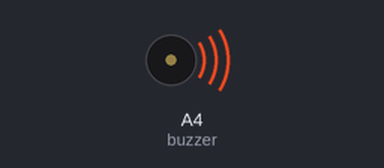
Bench run of a sketch on a simulated Arduino Uno, built with avr-gcc and run on an emulated ATmega328P. On the bench: buzzer (waves = sounding).

Above: at 0.1 s.
At 82.4 s:
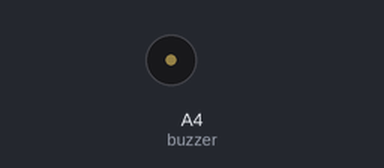
Timing chart, 0 to 83.9 s (numbered marks = the images above):
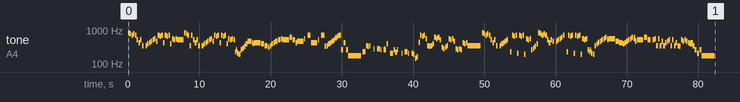

The sketch:

Traum_durch_die_D_mmerung__erster_Satz.ino
```cpp
// GENSHIN IMPACT 2.8版本 菲謝爾海島秘境 BGM "暮景遐思" / Version 2.8 Fischl's Event Domain OST "Traum durch die Dämmerung, erster Satz"

#include <avr/pgmspace.h>

#define NOTE_B0  31
#define NOTE_C1  33
#define NOTE_CS1 35
#define NOTE_D1  37
#define NOTE_DS1 39
#define NOTE_E1  41
#define NOTE_F1  44
#define NOTE_FS1 46
#define NOTE_G1  49
#define NOTE_GS1 52
#define NOTE_A1  55
#define NOTE_AS1 58
#define NOTE_B1  62
#define NOTE_C2  65
#define NOTE_CS2 69
#define NOTE_D2  73
#define NOTE_DS2 78
#define NOTE_E2  82
#define NOTE_F2  87
#define NOTE_FS2 93
#define NOTE_G2  98
#define NOTE_GS2 104
#define NOTE_A2  110
#define NOTE_AS2 117
#define NOTE_B2  123
#define NOTE_C3  131
#define NOTE_CS3 139
#define NOTE_D3  147
#define NOTE_DS3 156
#define NOTE_E3  165
#define NOTE_F3  175
#define NOTE_FS3 185
#define NOTE_G3  196
#define NOTE_GS3 208
#define NOTE_A3  220
#define NOTE_AS3 233
#define NOTE_B3  247
#define NOTE_C4  262
#define NOTE_CS4 277
#define NOTE_D4  294
#define NOTE_DS4 311
#define NOTE_E4  330
#define NOTE_F4  349
#define NOTE_FS4 370
#define NOTE_G4  392
#define NOTE_GS4 415
#define NOTE_A4  440
#define NOTE_AS4 466
#define NOTE_B4  494
#define NOTE_C5  523
#define NOTE_CS5 554
#define NOTE_D5  587
#define NOTE_DS5 622
#define NOTE_E5  659
#define NOTE_F5  698
#define NOTE_FS5 740
#define NOTE_G5  784
#define NOTE_GS5 831
#define NOTE_A5  880
#define NOTE_AS5 932
#define NOTE_B5  988
#define NOTE_C6  1047
#define NOTE_CS6 1109
#define NOTE_D6  1175
#define NOTE_DS6 1245
#define NOTE_E6  1319
#define NOTE_F6  1397
#define NOTE_FS6 1480
#define NOTE_G6  1568
#define NOTE_GS6 1661
#define NOTE_A6  1760
#define NOTE_AS6 1865
#define NOTE_B6  1976
#define NOTE_C7  2093
#define NOTE_CS7 2217
#define NOTE_D7  2349
#define NOTE_DS7 2489
#define NOTE_E7  2637
#define NOTE_F7  2794
#define NOTE_FS7 2960
#define NOTE_G7  3136
#define NOTE_GS7 3322
#define NOTE_A7  3520
#define NOTE_AS7 3729
#define NOTE_B7  3951
#define NOTE_C8  4186
#define NOTE_CS8 4435
#define NOTE_D8  4699
#define NOTE_DS8 4978
#define NOTE_E8  5274
#define NOTE_F8  5588
#define NOTE_FS8 5920
#define NOTE_G8  6272
#define NOTE_GS8 6645
#define NOTE_A8  7074
#define NOTE_AS8 7459
#define NOTE_B8  7902
#define REST 0

int tempo = 121;
int buzzer = A4;

const int melody[] PROGMEM = {
NOTE_GS5,8,NOTE_G5,8,NOTE_F5,8,NOTE_G5,8,NOTE_F5,8,NOTE_C5,8,NOTE_GS4,8,NOTE_C5,8,NOTE_F4,8,REST,8,NOTE_F4,8,
NOTE_G4,8,NOTE_GS4,8,NOTE_AS4,8,NOTE_C5,8,NOTE_CS5,8,NOTE_AS4,8,NOTE_F5,8,NOTE_E5,8,NOTE_F5,8,NOTE_GS4,8,NOTE_F5,8,NOTE_E5,8,NOTE_F5,8,NOTE_G4,8,NOTE_CS5,8,NOTE_C5,8,NOTE_CS5,8,NOTE_C5,2,
NOTE_GS5,8,NOTE_G5,8,NOTE_F5,8,NOTE_F4,8,NOTE_F5,8,NOTE_C5,8,NOTE_GS4,8,NOTE_C5,8,NOTE_F4,8,REST,8,NOTE_F4,8,NOTE_G4,8,NOTE_GS4,8,NOTE_AS4,8,NOTE_C5,8,NOTE_CS5,8,NOTE_AS4,8,
NOTE_F5,8,NOTE_E5,8,NOTE_F5,8,NOTE_GS4,8,NOTE_F5,8,NOTE_E5,8,NOTE_F5,8,NOTE_G4,8,NOTE_CS5,8,NOTE_C5,8,NOTE_CS5,8,NOTE_C5,8,NOTE_AS3,24,NOTE_C4,24,NOTE_AS3,24,NOTE_GS3,8,NOTE_G3,8,NOTE_C4,8,NOTE_D4,8,NOTE_E4,8,NOTE_G4,8,NOTE_AS4,3,NOTE_GS4,16,NOTE_G4,16,NOTE_GS4,2,
NOTE_G4,4,NOTE_F4,4,NOTE_DS4,8,NOTE_F4,8,NOTE_G4,8,NOTE_GS4,8,NOTE_AS4,5,NOTE_C5,5,NOTE_CS5,8,NOTE_C5,2,NOTE_DS5,5,NOTE_C5,5,NOTE_GS4,8,NOTE_AS4,2,
NOTE_CS5,16,REST,6,NOTE_F5,4,NOTE_GS4,2,NOTE_C5,16,REST,6,NOTE_F5,4,NOTE_E4,8,NOTE_F4,8,NOTE_G4,8,NOTE_GS4,8,NOTE_AS4,8,NOTE_C5,8,NOTE_D5,8,NOTE_E5,8,
NOTE_F5,6,NOTE_C4,6,NOTE_GS4,6,NOTE_C4,6,NOTE_F3,1,
NOTE_AS3,4,NOTE_F4,8,NOTE_E4,8,NOTE_F4,16,REST,4,NOTE_CS4,16,REST,6,NOTE_CS4,4,NOTE_C4,16,REST,6,NOTE_C4,32,NOTE_CS4,32,NOTE_C4,8,NOTE_G4,8,REST,8,NOTE_GS3,4,
NOTE_C4,8,NOTE_A3,8,NOTE_C4,16,REST,4,NOTE_GS3,16,REST,6,NOTE_AS3,4,NOTE_GS3,16,REST,6,NOTE_GS3,8,NOTE_G3,8,NOTE_D3,8,NOTE_E3,8,
NOTE_A4,8,NOTE_F5,8,NOTE_E5,8,NOTE_F5,8,NOTE_CS5,8,NOTE_F4,8,NOTE_E4,8,NOTE_F4,8,NOTE_G4,8,NOTE_DS5,8,NOTE_CS5,8,NOTE_DS5,8,NOTE_C5,8,NOTE_DS4,8,NOTE_CS4,8,NOTE_DS4,8,NOTE_F4,8,
NOTE_CS5,8,NOTE_C5,8,NOTE_CS5,8,NOTE_AS4,8,NOTE_CS4,8,NOTE_C4,8,NOTE_CS4,8,NOTE_C4,8,NOTE_GS4,8,NOTE_G4,8,NOTE_GS4,8,NOTE_F4,1,
NOTE_GS5,8,NOTE_G5,8,NOTE_F5,8,NOTE_G5,8,NOTE_F5,8,NOTE_C5,8,NOTE_GS4,8,NOTE_C5,8,NOTE_F4,8,REST,8,NOTE_F4,8,NOTE_G4,8,NOTE_GS4,8,NOTE_AS4,8,NOTE_C5,8,REST,8,
NOTE_AS3,8,NOTE_F5,8,NOTE_E5,8,NOTE_F5,8,NOTE_GS3,8,NOTE_F5,8,NOTE_E5,8,NOTE_F5,8,NOTE_G3,8,NOTE_CS5,8,NOTE_C5,8,NOTE_CS5,8,NOTE_C4,8,NOTE_D4,8,NOTE_E4,8,NOTE_G4,8,
NOTE_GS5,8,NOTE_G5,8,NOTE_F5,8,NOTE_G5,8,NOTE_F5,8,NOTE_C5,8,NOTE_GS4,8,NOTE_C5,8,NOTE_AS4,8,REST,8,NOTE_AS4,8,NOTE_C5,8,NOTE_CS5,8,NOTE_DS5,8,NOTE_F5,8,REST,8,NOTE_AS3,8,NOTE_F5,8,NOTE_E5,8,NOTE_F5,8,NOTE_GS3,8,NOTE_F5,8,NOTE_E5,8,NOTE_F5,8,NOTE_G3,8,NOTE_CS5,8,NOTE_C5,8,NOTE_CS5,8,
NOTE_C4,8,NOTE_AS3,24,NOTE_C4,24,NOTE_AS3,24,NOTE_GS3,8,NOTE_G3,8,NOTE_F4,8,NOTE_G4,8,NOTE_A4,8,NOTE_AS4,8,NOTE_C5,8,NOTE_CS5,8,NOTE_DS5,8,NOTE_CS5,16,NOTE_C5,16,NOTE_CS5,2,NOTE_AS4,4,NOTE_GS4,4,NOTE_G4,8,NOTE_GS4,8,NOTE_AS4,8,NOTE_C5,8,NOTE_CS5,8,NOTE_DS5,8,
NOTE_CS5,24,NOTE_DS5,24,NOTE_CS5,24,NOTE_AS4,8,NOTE_C5,2,NOTE_DS5,4,NOTE_C5,4,REST,8,NOTE_C5,8,NOTE_CS5,8,NOTE_F4,8,NOTE_CS5,8,NOTE_F4,8,NOTE_AS4,8,NOTE_F4,8,NOTE_GS4,8,NOTE_AS4,8,NOTE_C5,8,NOTE_F4,8,NOTE_C5,8,NOTE_F4,8,NOTE_GS4,8,NOTE_F4,8,NOTE_E4,8,
NOTE_C5,8,NOTE_AS4,8,NOTE_C5,8,NOTE_AS4,8,NOTE_GS4,8,NOTE_G4,32,NOTE_GS4,32,NOTE_G4,32,NOTE_GS4,32,NOTE_G4,32,NOTE_GS4,32,NOTE_F4,6,NOTE_C4,6,NOTE_GS3,6,NOTE_C4,6,NOTE_F3,1,

};

int notes = sizeof(melody) / sizeof(melody[0]) / 2;
int wholenote = (60000 * 4) / tempo;

void playMelody(const int melody[], int notes, int wholenote) {
  for (int thisNote = 0; thisNote < notes * 2; thisNote += 2) {

    int pitch = pgm_read_word(&melody[thisNote]);
    int divider = pgm_read_word(&melody[thisNote + 1]);

    int noteDuration;

    if (divider > 0) {
      // 正常音符
      noteDuration = wholenote / divider;
    } else {
      // 負音符（1.5倍）
      noteDuration = wholenote / abs(divider);
      noteDuration = noteDuration * 1.5;
    }

    tone(buzzer, pitch, noteDuration * 0.9);
    delay(noteDuration);
    noTone(buzzer);
  }
}

void setup() {
  playMelody(melody, notes, wholenote);
}

void loop() {
}
```
